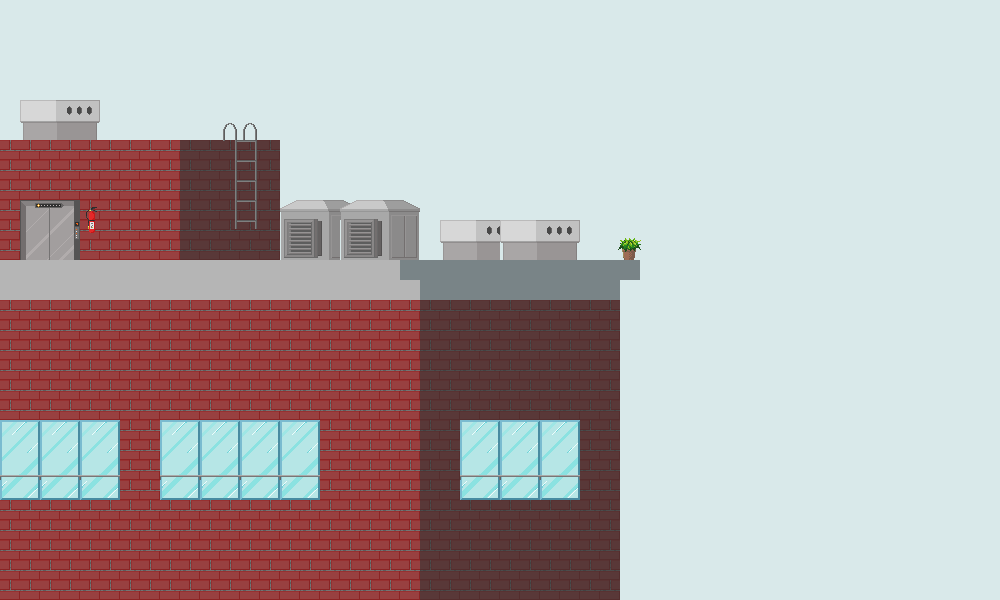

This game map was drawn from its Tiled (.tmx) file and the tilesets committed beside it. A one-line description and the trimmed map source follow:
An orthogonal 50x30 tile map with 20x20 px tiles, 5 tile layers (bg, bg2, Tile Layer 1, decor back, ...), 3 tilesets.

<map version="1.0" orientation="orthogonal" width="50" height="30" tilewidth="20" tileheight="20">
 <tileset firstgid="1" name="tiles" tilewidth="20" tileheight="20">
  <image source="../tiles.png" width="100" height="100" />
 </tileset>
 <tileset firstgid="26" name="tileset" tilewidth="20" tileheight="20">
  <image source="../tileset.png" width="440" height="360" />
 </tileset>
 <tileset firstgid="422" name="roof_tileset" tilewidth="20" tileheight="20">
  <image source="../roof_tileset.png" width="160" height="180" />
 </tileset>
 <layer name="bg" width="50" height="30">
  <data>[1500 cells, 1500 non-empty, 1 distinct tile ids]</data>
 </layer>
 <layer name="bg2" width="50" height="30">
  <data>[1500 cells, 1500 non-empty, 1 distinct tile ids]</data>
 </layer>
 <layer name="Tile Layer 1" width="50" height="30">
  <data>[1500 cells, 70 non-empty, 8 distinct tile ids]</data>
 </layer>
 <layer name="decor back" width="50" height="30">
  <data>[1500 cells, 634 non-empty, 29 distinct tile ids]</data>
 </layer>
 <layer name="decor front" width="50" height="30">
  <data>[1500 cells, 35 non-empty, 27 distinct tile ids]</data>
 </layer>
</map>
